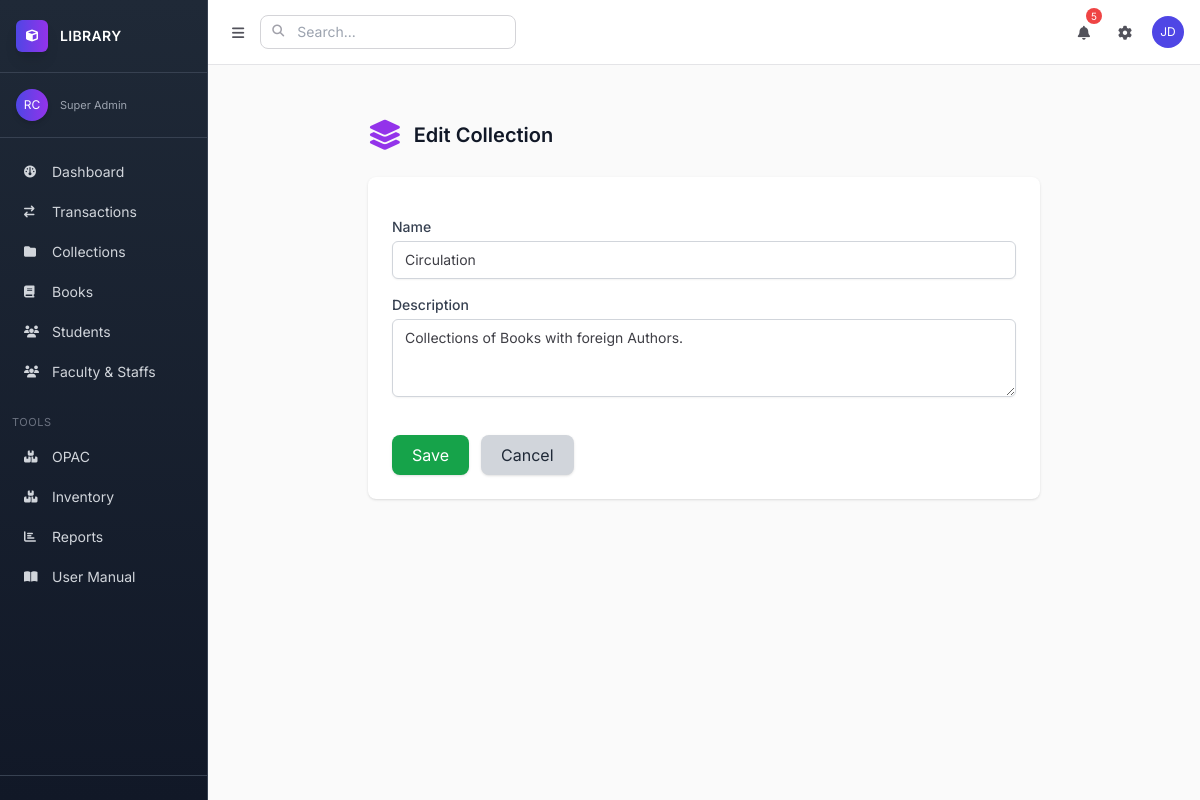
The app's page /library/collections/2/update/ with its own data.
### apps/app2/models.py (models this page shows, shortened)
class Collection(models.Model):
    name = models.CharField(max_length=100, unique=True)
    description = models.TextField(blank=True, null=True)
    created_at = models.DateTimeField(auto_now_add=True)
    updated_at = models.DateTimeField(auto_now=True)

### apps/app2/views/all.py (the view)
# urls.py: path('collections/<int:pk>/update/', views.collection_update, name='collection_update'),
def collection_update(request, pk):
    collection = get_object_or_404(Collection, pk=pk)
    if request.method == 'POST':
        form = CollectionForm(request.POST, instance=collection)
        if form.is_valid():
            form.save()
            return redirect('collection_list')
    else:
        form = CollectionForm(instance=collection)
    return render(request, 'app2/collection/collection_form.html', {'form': form})

### apps/app2/forms.py
class CollectionForm(forms.ModelForm):
    class Meta:
        model = Collection
        fields = ['name', 'description']
        widgets = {
            'name': forms.TextInput(attrs={
                'class': 'w-full px-3 py-2 border border-gray-300 rounded-md shadow-sm focus:ring-purple-500 focus:border-purple-500 text-sm',
                'placeholder': 'Collection Name'
            }),
            'description': forms.Textarea(attrs={
                'class': 'w-full px-3 py-2 border border-gray-300 rounded-md shadow-sm focus:ring-purple-500 focus:border-purple-500 text-sm',
                'placeholder': 'Collection Description',
                'rows': 3
            }),
        }

### templates/app2/collection/collection_form.html (shortened to what this page needs)
{% extends "base.html" %}
{% block content %}
<div class="max-w-2xl mx-auto mt-8">
    <div class="flex items-center mb-6">
        <i class="fas fa-layer-group text-3xl text-purple-600 mr-3"></i>
        <h1 class="text-xl font-semibold text-gray-900">{{ form.instance.pk|yesno:"Edit Collection,Add Collection" }}</h1>
    </div>
    <div class="bg-white rounded-lg shadow p-6">
        <form method="post" class="space-y-4">
            {% for field in form %}
            <div>
                <label class="block text-sm font-medium text-gray-700 mb-1">{{ field.label }}</label>
                {{ field }}
            </div>
            {% endfor %}
            <div class="flex gap-3 pt-4">
                <button type="submit" class="px-5 py-2 bg-green-600 text-white rounded-lg shadow hover:bg-green-700">
                    Save
                </button>
                <a href="{% url 'collection_list' %}" class="px-5 py-2 bg-gray-300 hover:bg-gray-400 text-gray-800 rounded-lg shadow">
                    Cancel
                </a>
            </div>
        </form>
    </div>
</div>
{% endblock %}

### templates/base.html (style rules this page uses)
* { font-family: "Inter", sans-serif; }

### records on screen
Collection: instance.pk "Edit Collection", form "Circulation" "Collections of Books with foreign Authors."

### other values on screen
{{ request.user.role|default:"Super Admin" }} "Super Admin"
{{ field.label }} "Name" "Description"
